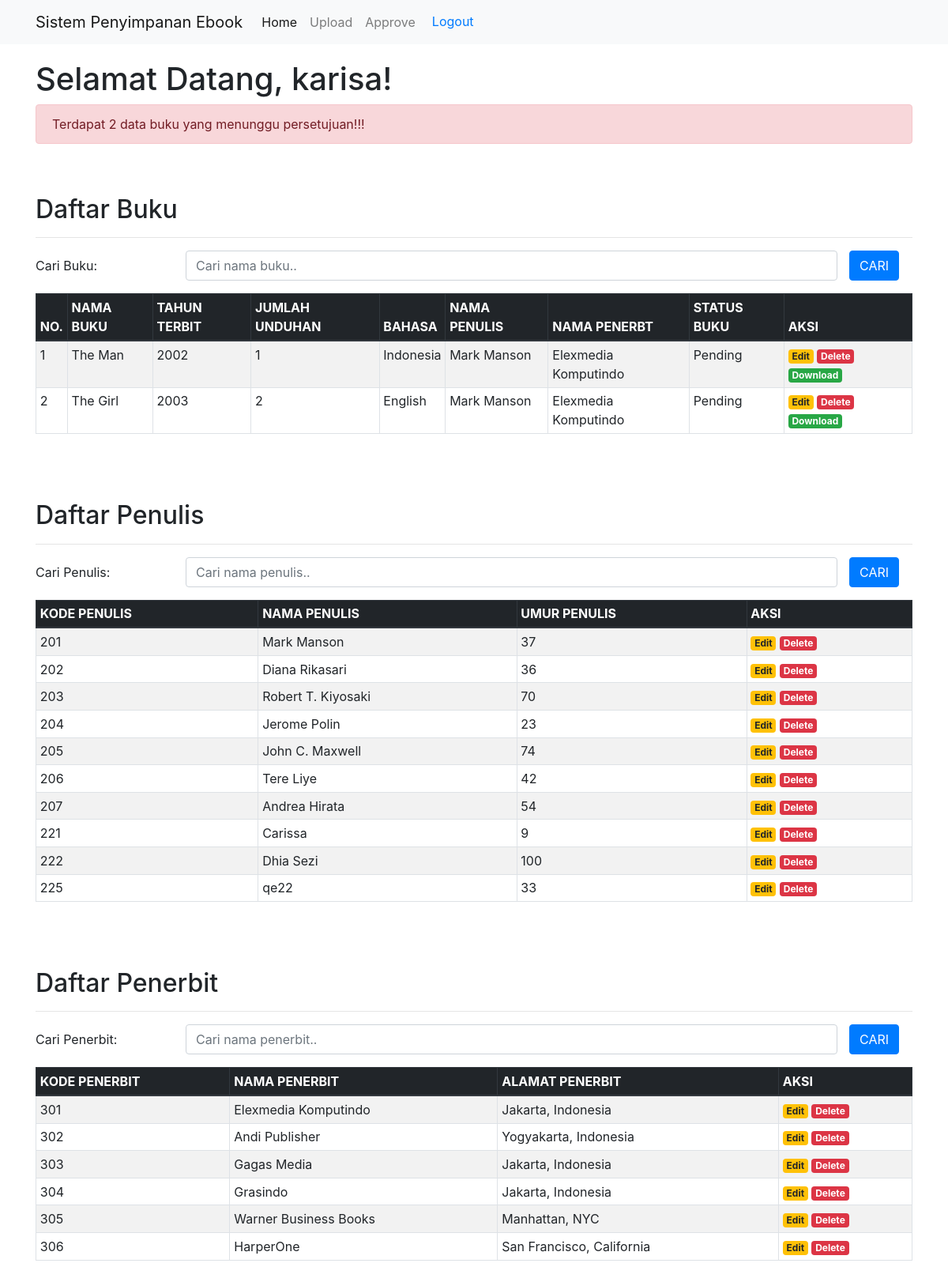
Before: /home.php (signed in) with the older database file.
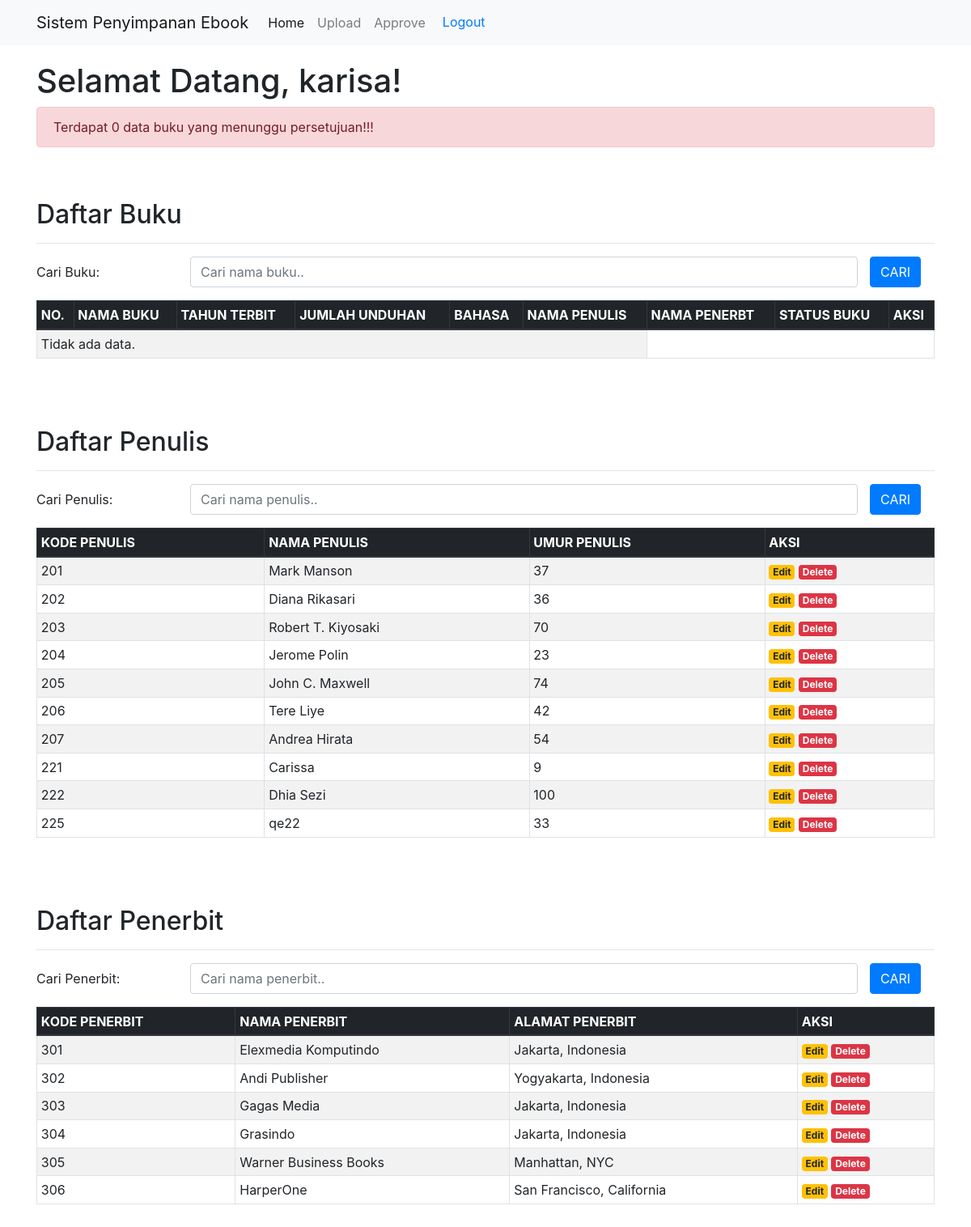
After: the same page with the newer database file.
### tables this page shows
CREATE TABLE `buku` (
  `id_buku` int(3) NOT NULL,
  `judul` varchar(100) NOT NULL,
  `tahun` int(4) NOT NULL,
  `jml_unduhan` int(15) NOT NULL,
  `bahasa` varchar(20) NOT NULL,
  `book_file` varchar(500) NOT NULL,
  `kd_penerbit` int(3) NOT NULL,
  `kd_penulis` int(3) NOT NULL,
  `is_delete` bit(1) NOT NULL DEFAULT b'0',
  `status_buku` int(11) NOT NULL DEFAULT 0
);

CREATE TABLE `penulis` (
  `id_penulis` int(3) NOT NULL,
  `nama` varchar(100) NOT NULL,
  `umur` int(3) NOT NULL,
  `is_delete` bit(1) NOT NULL DEFAULT b'0'
);

CREATE TABLE `penerbit` (
  `id_penerbit` int(3) NOT NULL,
  `nama` varchar(100) NOT NULL,
  `alamat` varchar(150) NOT NULL,
  `is_delete` bit(1) NOT NULL DEFAULT b'0'
);

### home.php (the view, shortened to what this page needs)
<?php
include('config.php');
$sql = "SELECT * FROM buku WHERE status_buku = 0";
$query = mysqli_query($conn, $sql);
$jumlahPending = mysqli_num_rows($query);
?>
<!DOCTYPE html>
<html lang="en">
<head>
    <link rel="stylesheet" href="https://stackpath.bootstrapcdn.com/bootstrap/4.1.3/css/bootstrap.min.css">
</head>
<body>
    <form action="" method="POST" class="login-email" enctype="multipart/form-data">
	<nav class="navbar navbar-expand-lg navbar-light bg-light">
		<div class="container">
			<a class="navbar-brand" href="#">Sistem Penyimpanan Ebook</a>
			<div class="collapse navbar-collapse" id="navbarSupportedContent">
				<ul class="navbar-nav mr-auto">
					<li class="nav-item active">
						<a class="nav-link" href="index.php">Home</a>
					</li>
					<li class="nav-item">
						<a class="nav-link" href="tambah.php">Upload</a>
					</li>
					<li class="nav-item">
						<div class="d-inline">
							<a class="nav-link" href="approve.php">Approve</a>
						</div>
					</li>
                    <li>
                        <div class="input-group">
                            <a href="logout.php" class="btn">Logout</a>
                        </div>
                    </li>
				</ul>
			</div>
		</div>
	</nav>
	<div class="container" style="margin-top:20px">
		<?php echo "<h1>Selamat Datang, " . $_SESSION['username'] ."!". "</h1>"; ?>
		<div class="alert alert-danger" role="alert">
			Terdapat <?=$jumlahPending;?> data buku yang menunggu persetujuan!!!
		</div>
		<br><br>
		<h2>Daftar Buku</h2>
		<hr>
		<form action="" method="post">
			<div class="form-group row">
				<label class="col-sm-2 col-form-label">Cari Buku: </label>
				<div class="col-sm-9">
					<input type="text" name="cari_buku" class="form-control"
					 placeholder="Cari nama buku.." size="4" autocomplete = "off">
				</div>
				<div class="col-sm-15">
					<input type="submit" name="cariBuku" class="btn btn-primary" value="CARI">
				</div>
			</div>
		</form>
		<table class="table table-striped table-hover table-sm table-bordered">
			<thead class="thead-dark">
				<tr>
					<th>NO.</th>
					<th>NAMA BUKU</th>
					<th>TAHUN TERBIT</th>
					<th>JUMLAH UNDUHAN</th>
					<th>BAHASA</th>
					<th>NAMA PENULIS</th>
					<th>NAMA PENERBT</th>
					<th>STATUS BUKU</th>
					<th>AKSI</th>
				</tr>
			</thead>
			<tbody>
				<?php
			if(isset($_POST['cariBuku'])){
				$cari_buku = $_POST['cari_buku'];
				$buku = mysqli_query($conn, "SELECT A.id_buku, A.judul, A.tahun, A.jml_unduhan, A.bahasa, A.book_file, A.status_buku, B.nama AS nama_penerbit,
				C.nama AS nama_penulis from buku A INNER JOIN penerbit B ON A.kd_penerbit = B.id_penerbit
				INNER JOIN penulis C ON A.kd_penulis = C.id_penulis WHERE a.is_delete = 0 and b.is_delete = 0 and c.is_delete = 0
				AND (A.judul LIKE '%".$cari_buku."%')");
			}else{
				$buku = mysqli_query($conn, "SELECT A.id_buku, A.judul, A.tahun, A.jml_unduhan, A.bahasa, A.book_file, A.status_buku, B.nama AS nama_penerbit,
				C.nama AS nama_penulis from buku A INNER JOIN penerbit B ON A.kd_penerbit = B.id_penerbit
				INNER JOIN penulis C ON A.kd_penulis = C.id_penulis");
			}
				if(mysqli_num_rows($buku) > 0){
					$no = 1;
					$statusBuku = "";
					while($data = mysqli_fetch_array($buku)){
					if($data['status_buku'] == 0){
						$statusBuku = "Pending";
					}else if($data['status_buku'] == 1){
						$statusBuku = "Approved";
					}
						echo '
						<tr>
							<td>'.$no.'</td>
							<td>'.$data['judul'].'</td>
							<td>'.$data['tahun'].'</td>
							<td>'.$data['jml_unduhan'].'</td>
							<td>'.$data['bahasa'].'</td>
							<td>'.$data['nama_penulis'].'</td>
							<td>'.$data['nama_penerbit'].'</td>
							<td>'.$statusBuku.'</td>
							<td>
								<a href="editBuku.php?id='.$data['id_buku'].'" class="badge badge-warning">Edit</a>
								<a href="deleteBuku.php?id='.$data['id_buku'].'&book_file='.$data['book_file'].'" class="badge badge-danger" onclick="return confirm(\'Yakin ingin menghapus data ini?\')">Delete</a>
								<a href="download.php?book_file='.$data['book_file'].'" class="badge badge-success">Download</a>
							</td>
						</tr>
						';
						$no++;
					}
				}else{
					echo '
					<tr>
						<td colspan="6">Tidak ada data.</td>
					</tr>
					';
				}
				?>
		</table>
	</div>
    <br> </br>
    <div class="container" style="margin-top:20px">
		<h2>Daftar Penulis</h2>
		<hr>
		<form action="" method="post">
			<div class="form-group row">
				<label class="col-sm-2 col-form-label">Cari Penulis: </label>
				<div class="col-sm-9">
					<input type="text" name="cari_penulis" class="form-control"
					 placeholder="Cari nama penulis.." size="4" autocomplete = "off">
				</div>
				<div class="col-sm-15">
					<input type="submit" name="cariPenulis" class="btn btn-primary" value="CARI">
				</div>
			</div>
		</form>
		<table class="table table-striped table-hover table-sm table-bordered">
			<thead class="thead-dark">
				<tr>
					<th>KODE PENULIS</th>
					<th>NAMA PENULIS</th>
					<th>UMUR PENULIS</th>
					<th>AKSI</th>
				</tr>
			</thead>
			<tbody>
			<?php
				if(isset($_POST['cariPenulis'])){
					$cari_penulis = $_POST['cari_penulis'];
					$penulis = mysqli_query($conn, "SELECT * FROM penulis WHERE is_delete=0 AND (nama LIKE '%".$cari_penulis."%')");
				}else{
					$penulis = mysqli_query($conn, "SELECT * FROM penulis WHERE is_delete=0  ORDER BY id_penulis ASC") or die(mysqli_error($conn));
				}
				if(mysqli_num_rows($penulis) > 0){
					while($data = mysqli_fetch_array($penulis)){
						echo '
						<tr>
							<td>'.$data['id_penulis'].'</td>
							<td>'.$data['nama'].'</td>
							<td>'.$data['umur'].'</td>
							<td>
								<a href="editPenulis.php?id='.$data['id_penulis'].'" class="badge badge-warning">Edit</a>
								<a href="deletePenulis.php?id='.$data['id_penulis'].'" class="badge badge-danger" onclick="return confirm(\'Yakin ingin menghapus data ini?\')">Delete</a>
							</td>
						</tr>
						';
					}
				}else{
					echo '
					<tr>
						<td colspan="6">Tidak ada data.</td>
					</tr>
					';
				}
				?>
		</table>
	</div>
	    <br> </br>
		<div class="container" style="margin-top:20px">
		<h2>Daftar Penerbit</h2>
		<hr>
		<form action="" method="post">
			<div class="form-group row">
				<label class="col-sm-2 col-form-label">Cari Penerbit: </label>
				<div class="col-sm-9">
					<input type="text" name="cari_penerbit" class="form-control"
					 placeholder="Cari nama penerbit.." size="4" autocomplete = "off">
				</div>
				<div class="col-sm-15">
					<input type="submit" name="cariPenerbit" class="btn btn-primary" value="CARI">
				</div>
			</div>
		</form>
		<table class="table table-striped table-hover table-sm table-bordered">
			<thead class="thead-dark">
				<tr>
					<th>KODE PENERBIT</th>
					<th>NAMA PENERBIT</th>
					<th>ALAMAT PENERBIT</th>
					<th>AKSI</th>
				</tr>
			</thead>
			<tbody>
		<?php
			if(isset($_POST['cariPenerbit'])){
				$cari_penerbit = $_POST['cari_penerbit'];
				$penerbit = mysqli_query($conn, "SELECT * FROM penerbit WHERE is_delete=0 AND (nama LIKE '%".$cari_penerbit."%')");
			}else{
                $penerbit = mysqli_query($conn, "SELECT * FROM penerbit WHERE is_delete=0 ORDER BY id_penerbit ASC") or die(mysqli_error($conn));
			}
				if(mysqli_num_rows($penerbit) > 0){
					while($data = mysqli_fetch_array($penerbit)){
						echo '
						<tr>
							<td>'.$data['id_penerbit'].'</td>
							<td>'.$data['nama'].'</td>
							<td>'.$data['alamat'].'</td>
							<td>
								<a href="editPenerbit.php?id='.$data['id_penerbit'].'" class="badge badge-warning">Edit</a>
								<a href="deletePenerbit.php?id='.$data['id_penerbit'].'" class="badge badge-danger" onclick="return confirm(\'Yakin ingin menghapus data ini?\')">Delete</a>
							</td>
						</tr>
						';
					}
				}else{
					echo '
					<tr>
						<td colspan="6">Tidak ada data.</td>
					</tr>
					';
				}
				?>
		</table>
	</div>
    <br> </br>
<br></br>
    </form>
</body>
</html>

Changed rows visible on the page:
removed buku: judul "The Man", tahun "2002", jml_unduhan "1", bahasa "Indonesia", kd_penulis.nama "Mark Manson", kd_penerbit.nama "Elexmedia Komputindo", status_buku "Pending"
removed buku: judul "The Girl", tahun "2003", jml_unduhan "2", bahasa "English", kd_penulis.nama "Mark Manson", kd_penerbit.nama "Elexmedia Komputindo", status_buku "Pending"
Other visible differences:
$jumlahPending: "2" → "0"
text now shown: "Tidak ada data."
